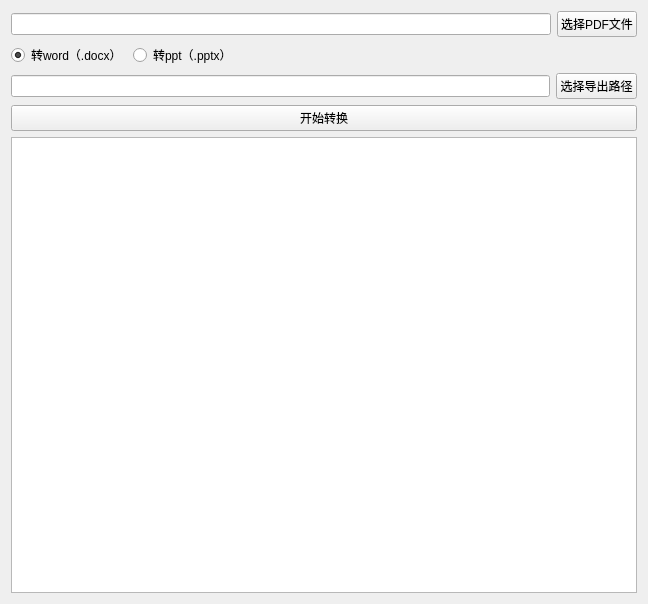
<?xml version="1.0" encoding="UTF-8"?>
<ui version="4.0">
 <class>Form</class>
 <widget class="QWidget" name="Form">
  <property name="geometry">
   <rect>
    <x>0</x>
    <y>0</y>
    <width>648</width>
    <height>604</height>
   </rect>
  </property>
  <property name="windowTitle">
   <string>PDF转换</string>
  </property>
  <layout class="QVBoxLayout" name="verticalLayout">
   <item>
    <layout class="QHBoxLayout" name="horizontalLayout">
     <item>
      <widget class="LineEdit" name="edt_pdf"/>
     </item>
     <item>
      <widget class="PushButton" name="btn_choose_pdf">
       <property name="text">
        <string>选择PDF文件</string>
       </property>
      </widget>
     </item>
    </layout>
   </item>
   <item>
    <layout class="QHBoxLayout" name="horizontalLayout_2">
     <item>
      <widget class="RadioButton" name="rbtn_word">
       <property name="text">
        <string>转word（.docx）</string>
       </property>
       <property name="checked">
        <bool>true</bool>
       </property>
      </widget>
     </item>
     <item>
      <widget class="RadioButton" name="rbtn_ppt">
       <property name="text">
        <string>转ppt（.pptx）</string>
       </property>
      </widget>
     </item>
     <item>
      <spacer name="horizontalSpacer">
       <property name="orientation">
        <enum>Qt::Horizontal</enum>
       </property>
       <property name="sizeHint" stdset="0">
        <size>
         <width>40</width>
         <height>20</height>
        </size>
       </property>
      </spacer>
     </item>
    </layout>
   </item>
   <item>
    <layout class="QHBoxLayout" name="horizontalLayout_3">
     <item>
      <widget class="LineEdit" name="edt_outfile"/>
     </item>
     <item>
      <widget class="PushButton" name="btn_choose_outfile">
       <property name="text">
        <string>选择导出路径</string>
       </property>
      </widget>
     </item>
    </layout>
   </item>
   <item>
    <widget class="PrimaryPushButton" name="btn_trans">
     <property name="text">
      <string>开始转换</string>
     </property>
    </widget>
   </item>
   <item>
    <widget class="TextEdit" name="edt_log">
     <property name="html">
      <string>&lt;!DOCTYPE HTML PUBLIC &quot;-//W3C//DTD HTML 4.0//EN&quot; &quot;http://www.w3.org/TR/REC-html40/strict.dtd&quot;&gt;
&lt;html&gt;&lt;head&gt;&lt;meta name=&quot;qrichtext&quot; content=&quot;1&quot; /&gt;&lt;meta charset=&quot;utf-8&quot; /&gt;&lt;style type=&quot;text/css&quot;&gt;
p, li { white-space: pre-wrap; }
hr { height: 1px; border-width: 0; }
li.unchecked::marker { content: &quot;\2610&quot;; }
li.checked::marker { content: &quot;\2612&quot;; }
&lt;/style&gt;&lt;/head&gt;&lt;body style=&quot; font-family:'Microsoft YaHei UI'; font-size:9pt; font-weight:400; font-style:normal;&quot;&gt;
&lt;p style=&quot;-qt-paragraph-type:empty; margin-top:0px; margin-bottom:0px; margin-left:0px; margin-right:0px; -qt-block-indent:0; text-indent:0px;&quot;&gt;&lt;br /&gt;&lt;/p&gt;&lt;/body&gt;&lt;/html&gt;</string>
     </property>
    </widget>
   </item>
  </layout>
 </widget>
 <customwidgets>
  <customwidget>
   <class>PushButton</class>
   <extends>QPushButton</extends>
   <header location="global">qfluentwidgets</header>
  </customwidget>
  <customwidget>
   <class>LineEdit</class>
   <extends>QLineEdit</extends>
   <header location="global">qfluentwidgets</header>
  </customwidget>
  <customwidget>
   <class>TextEdit</class>
   <extends>QTextEdit</extends>
   <header location="global">qfluentwidgets</header>
  </customwidget>
  <customwidget>
   <class>PrimaryPushButton</class>
   <extends>QPushButton</extends>
   <header location="global">qfluentwidgets</header>
  </customwidget>
  <customwidget>
   <class>RadioButton</class>
   <extends>QRadioButton</extends>
   <header location="global">qfluentwidgets</header>
  </customwidget>
 </customwidgets>
 <resources/>
 <connections/>
</ui>
